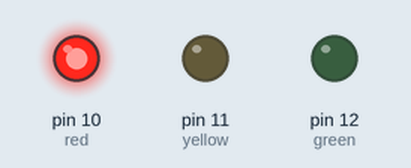
Simulated run of this sketch. Board: Arduino Uno, built with avr-gcc and run on an emulated ATmega328P. On the bench: output pins drawn as LEDs (lit = HIGH).

Above: at 1.0 s.
At 3.0 s:
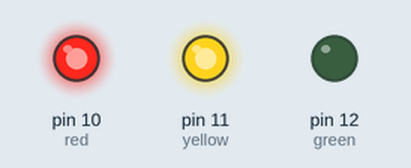
At 5.0 s:
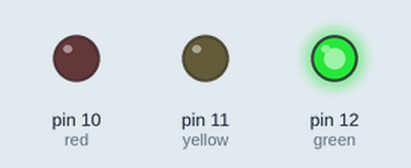
At 6.5 s:
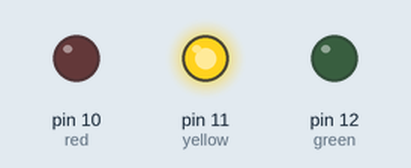
Timing chart, 0 to 9.1 s (numbered marks = the images above):
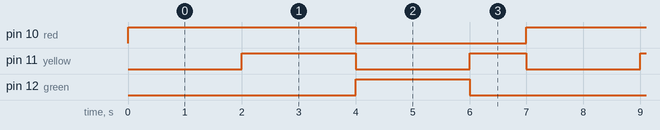

Measured:
- by itself, pin 10 (red): alternates HIGH for 4.0 s and LOW for 3.0 s
- by itself, pin 11 (yellow): repeats every 7.0 s: LOW 2.0 s, HIGH 1.0 s, LOW 2.0 s, HIGH 2.0 s
- by itself, pin 12 (green): alternates HIGH for 2.0 s and LOW for 5.0 s

The sketch:

Semaphore.ino
```cpp
int green = 12;
int yellow = 11;
int red = 10;

void setup()
{
  pinMode(red, OUTPUT);
  pinMode(yellow, OUTPUT);
  pinMode(green, OUTPUT);
}

void loop()
{
  digitalWrite(red, HIGH);
  digitalWrite(yellow, LOW);
  digitalWrite(green, LOW);
  delay(2000);

  digitalWrite(red, HIGH);
  digitalWrite(yellow, HIGH);
  digitalWrite(green, LOW);
  delay(2000);

  digitalWrite(red, LOW);
  digitalWrite(yellow, LOW);
  digitalWrite(green, HIGH);
  delay(2000);

  digitalWrite(red, LOW);
  digitalWrite(yellow, HIGH);
  digitalWrite(green, LOW);
  delay(1000);
}
```
